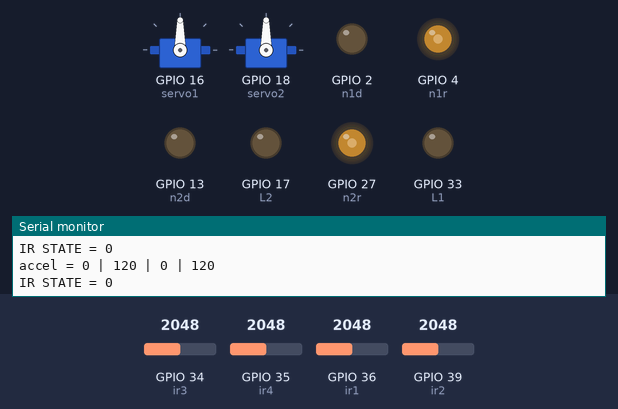
The sketch below on a simulated ESP32. Parts: 2 × servo, output pins drawn as LEDs (lit = HIGH), the last lines printed to the serial monitor. The test bench sets the inputs (shaded band); at power-on: GPIO 35 (ir4) = 2048, GPIO 34 (ir3) = 2048, GPIO 39 (ir2) = 2048, GPIO 36 (ir1) = 2048.

Above: at 1.2 s.
1.3 s: GPIO 35 (ir4) set to 545
2.8 s: GPIO 35 (ir4) set to 463
At 3.4 s:
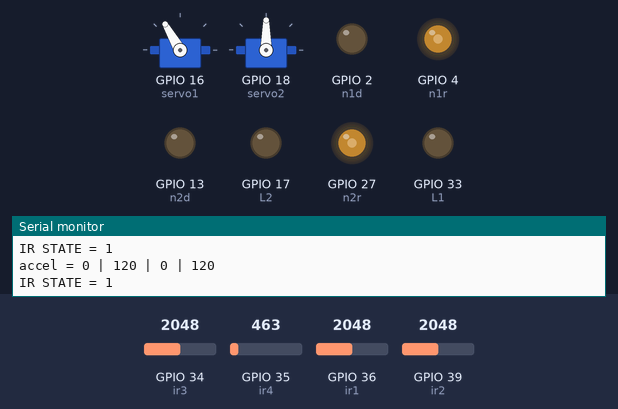
4.3 s: GPIO 34 (ir3) set to 122
At 5.5 s:
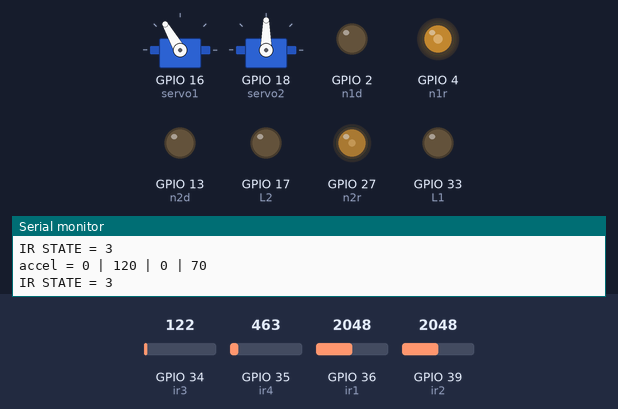
5.8 s: GPIO 39 (ir2) set to 551
7.3 s: GPIO 39 (ir2) set to 461
At 7.7 s:
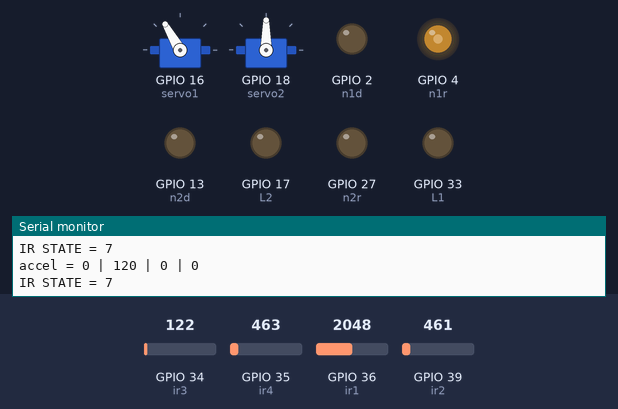
8.8 s: GPIO 36 (ir1) set to 539
10.3 s: GPIO 36 (ir1) set to 472
At 11.4 s:
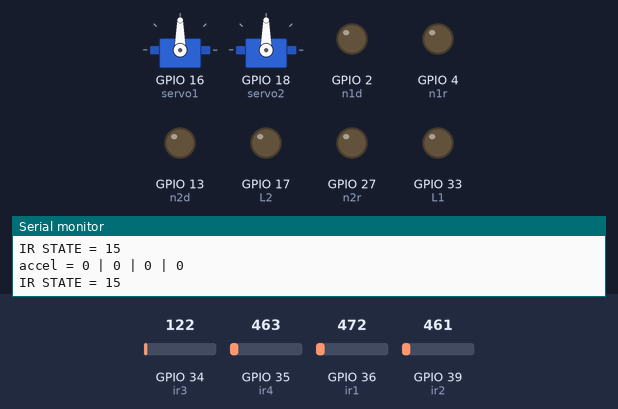
Timing chart, 0 to 12.8 s (numbered marks = the images above; inputs shaded):
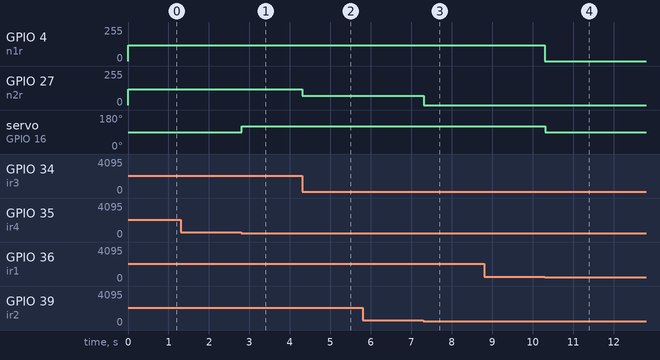

Measured:
- the behaviour switches between 500 and 499 on GPIO 35 (ir4) (found by bisection; images 0 and 1)
- the behaviour switches between 500 and 499 on GPIO 39 (ir2) (found by bisection; images 2 and 3)
- the behaviour switches between 500 and 499 on GPIO 36 (ir1) (found by bisection; images 3 and 4)
- after the input at 2.8 s, servo on GPIO 16 (servo1): 90° → 120° at once
- after the input at 4.3 s, GPIO 27 (n2r): 120/255 → 70/255 at once
- after the input at 7.3 s, GPIO 27 (n2r): 70/255 → 0/255 at once
- after the input at 10.3 s, GPIO 4 (n1r): 120/255 → 0/255 at once; servo on GPIO 16 (servo1): 120° → 90° at once

The sketch:

rtControl.ino
```cpp
#include "rtPinmap.h"
#include "irCheck.h"
#include "motorControl.h"
#include "carCheck.h"

void setup()
{
  rtPinMode();

}

void loop()
{
  ircheck();

  switch(irState)
  {
    case 0:
      accel(0, 120, 0, 120);
      sg1.write(hCenter);
      break;
    case 1:
      accel(0, 120, 0, 120);
      sg1.write(hCenter+hMax);
      break;
    case 3:
      accel(0, 120, 0, 70);
      sg1.write(hCenter+hMax);
      break;
    case 7:
      accel(0, 120, 0, 0);
      sg1.write(hCenter+hMax);
      break;
    case 8:
      accel(0, 120, 0, 120);
      sg1.write(hCenter-hMax);
      break;
    case 12:
      accel(0, 70, 0, 120);
      sg1.write(hCenter-hMax);
      break;
    case 14:
      accel(0, 0, 0, 120);
      sg1.write(hCenter-hMax);
      break;
    case 15:
      accel(0, 0, 0, 0);
      sg1.write(hCenter);
      break;
    default:
      break;
  }
}
```

carCheck.h
```cpp
void sCheck(int a)
{
  handle(hCenter);
  accel(250, 250, 250, 250);
    //LED 표시
    if(a > 10)
    {
      digitalWrite(L2, HIGH);
      a -= 10;
    }
    for(int w = 0; w < a; w++)
    {
      digitalWrite(L1, HIGH);
      delay(300);
      digitalWrite(L1, LOW);
      delay(300);
    }
    digitalWrite(L2, LOW);
    delay(1000);
}
```

irCheck.h
```cpp
int irState;
int dl = 500;  //차선인식 기준값

void ircheck()
{
  int ir1v = analogRead(ir1);
  int ir2v = analogRead(ir2);
  int ir3v = analogRead(ir3);
  int ir4v = analogRead(ir4);

       if(ir1v > dl && ir2v > dl && ir3v > dl && ir4v > dl) irState = 0;  //0000
  else if(ir1v > dl && ir2v > dl && ir3v > dl && ir4v < dl) irState = 1;  //0001
  else if(ir1v > dl && ir2v > dl && ir3v < dl && ir4v > dl) irState = 2;  //0010
  else if(ir1v > dl && ir2v > dl && ir3v < dl && ir4v < dl) irState = 3;  //0011
  else if(ir1v > dl && ir2v < dl && ir3v > dl && ir4v > dl) irState = 4;  //0100
  else if(ir1v > dl && ir2v < dl && ir3v > dl && ir4v < dl) irState = 5;  //0101
  else if(ir1v > dl && ir2v < dl && ir3v < dl && ir4v > dl) irState = 6;  //0110
  else if(ir1v > dl && ir2v < dl && ir3v < dl && ir4v < dl) irState = 7;  //0111
  else if(ir1v < dl && ir2v > dl && ir3v > dl && ir4v > dl) irState = 8;  //1000
  else if(ir1v < dl && ir2v > dl && ir3v > dl && ir4v < dl) irState = 9;  //1001
  else if(ir1v < dl && ir2v > dl && ir3v < dl && ir4v > dl) irState = 10; //1010
  else if(ir1v < dl && ir2v > dl && ir3v < dl && ir4v < dl) irState = 11; //1011
  else if(ir1v < dl && ir2v < dl && ir3v > dl && ir4v > dl) irState = 12; //1100
  else if(ir1v < dl && ir2v < dl && ir3v > dl && ir4v < dl) irState = 13; //1101
  else if(ir1v < dl && ir2v < dl && ir3v < dl && ir4v > dl) irState = 14; //1110
  else if(ir1v < dl && ir2v < dl && ir3v < dl && ir4v < dl) irState = 15; //1111

  Serial.print("IR STATE = ");
  Serial.println(irState);
}
```

motorControl.h
```cpp
int hCenter = 90;
int hMax = 30;

void handle(int a)
{
  sg1.write(a);
  Serial.print("handle = ");
  Serial.println(a);
}

void accel(int a, int b, int c, int d)
{
  analogWrite(n1d, a);
  analogWrite(n1r, b);
  analogWrite(n2d, c);
  analogWrite(n2r, d);
  delay(10);

  Serial.print("accel = ");
  Serial.print(a);
  Serial.print(" | ");
  Serial.print(b);
  Serial.print(" | ");
  Serial.print(c);
  Serial.print(" | ");
  Serial.println(d);
}
```

rtPinmap.h
```cpp
#include <Servo.h>
Servo sg1;
Servo sg2;

#define L1 33
#define L2 17
#define echo 23
#define trig 32
#define ir1 36
#define ir2 39
#define ir3 34
#define ir4 35
#define cds 25
#define servo1 16
#define servo2 18
#define n1d 2
#define n1r 4
#define n2d 13
#define n2r 27

void rtPinMode()
{
  Serial.begin(115200);
  pinMode(L1, OUTPUT); pinMode(L2, OUTPUT);
  pinMode(echo, INPUT); pinMode(trig, OUTPUT);
  pinMode(ir1, INPUT); pinMode(ir2, INPUT); pinMode(ir3, INPUT); pinMode(ir4, INPUT);
  pinMode(cds, INPUT);
  pinMode(n1d, OUTPUT); pinMode(n1r, OUTPUT); pinMode(n2d, OUTPUT); pinMode(n2r, OUTPUT);
  sg1.attach(servo1); sg2.attach(servo2);
}
```
